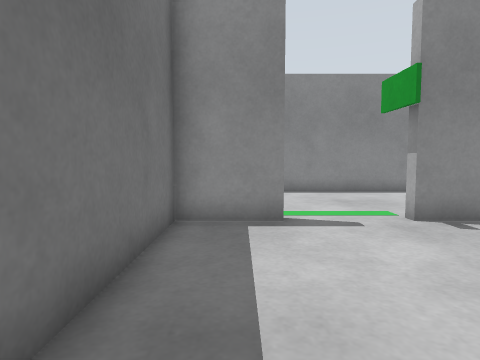
[1] (above)

17 first-person views from a walk through a Gazebo world. The camera is 0.72 m above the floor, tilts 4° down and sees 75° across. The floor is counted in squares, 0.5 m on a side. Each view is taken from the middle of a square. On the plan, view 1 faces up. The plan holds only what a view shows up to about 15 squares ahead; the rest is blank. The place goes on beyond the plan.

[2]
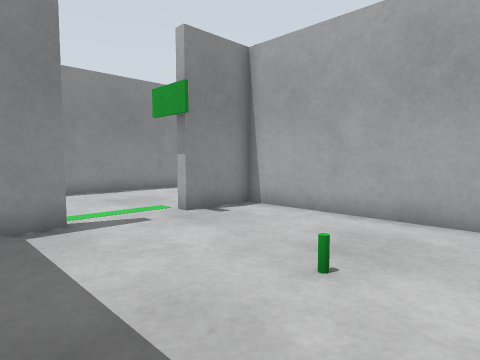

[3]
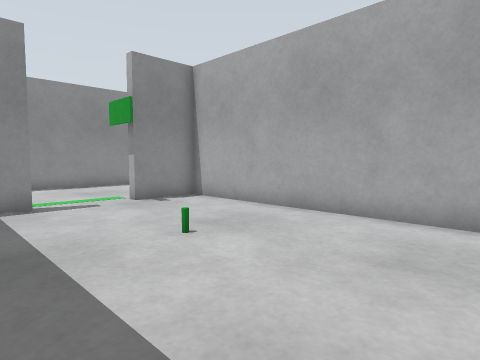

[4]
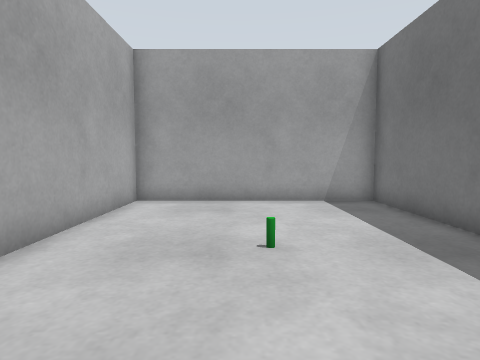

[5]
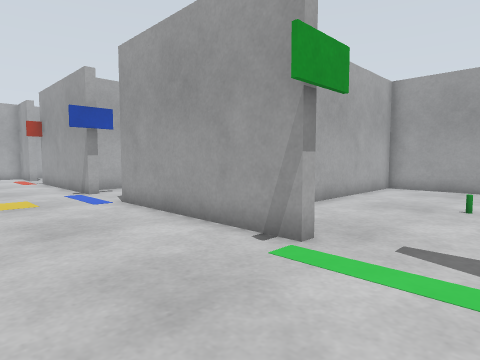

[6]
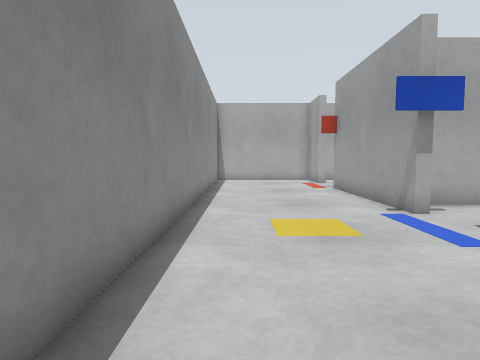

[7]
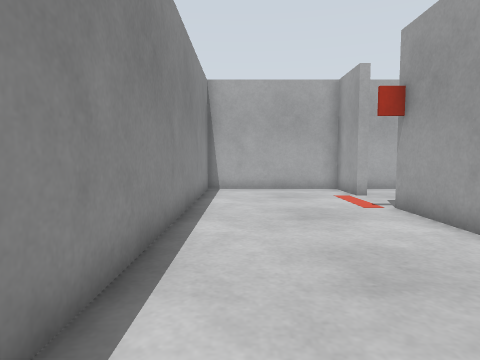

[8]
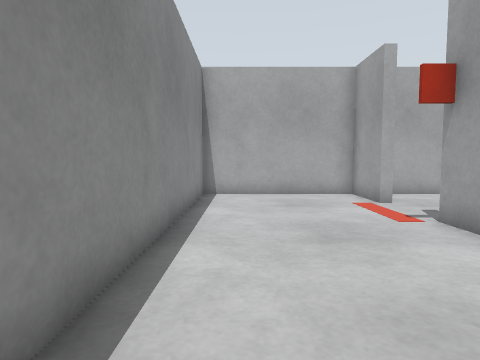

[9]
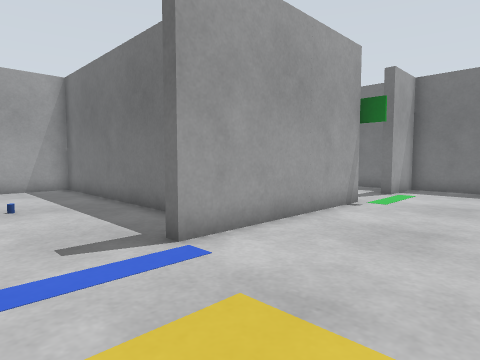

[10]
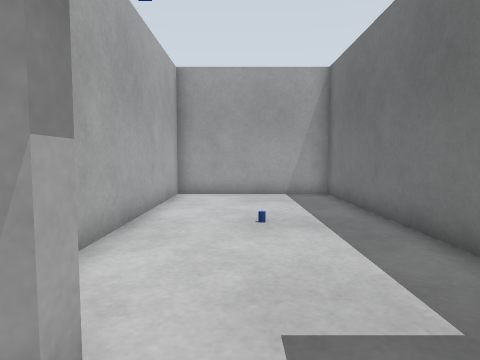

[11]
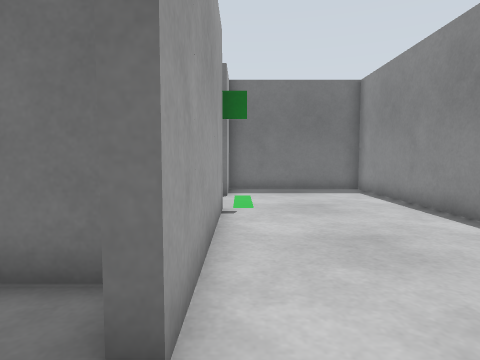

[12]
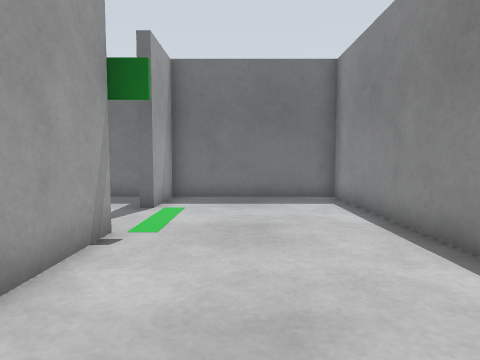

[13]
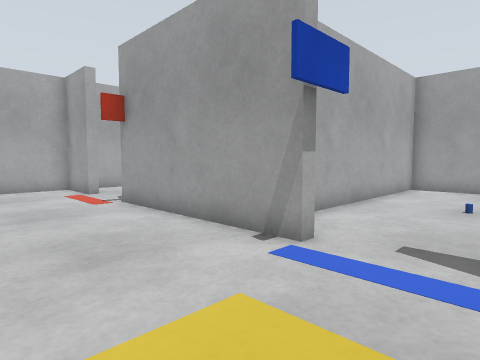

[14]
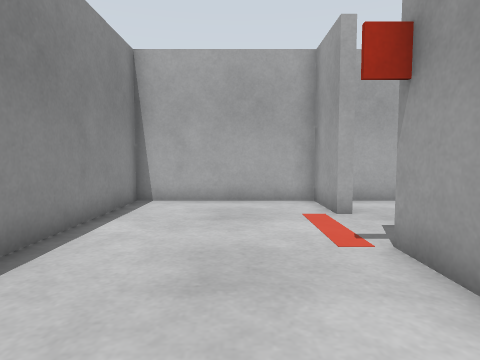

[15]
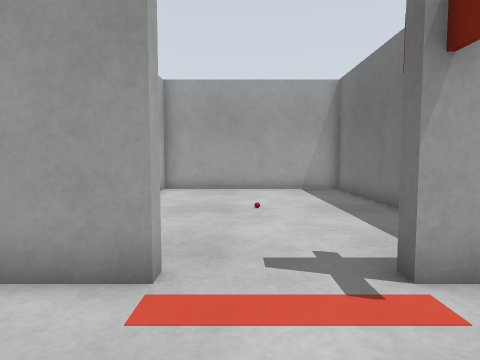

[16]
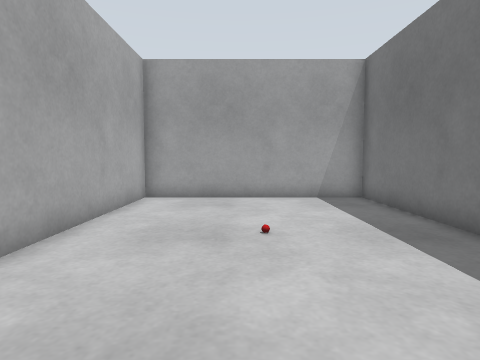

[17]
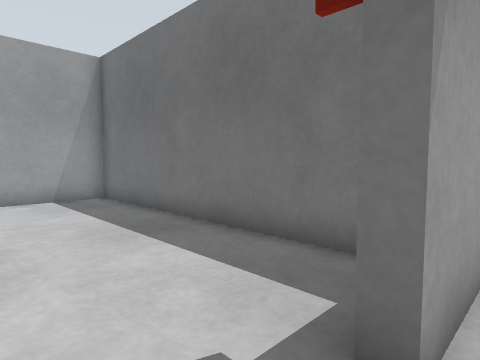

### Floor plan
Points are (right, up) in squares from view 1. A wall is a line through its corners. A room is listed if a view was taken in it or the views show most of it. See-through windows are left out.
Room 1 (views 1, 2, 3, 4)
walls: (1, 7.5) (1, 7.1) (-1.5, 7.1) (-1.5, -3.5) (6.5, -3.5) (6.5, 7.1) (4.4, 7.1)
ways out: opening at (3, 7) to room 2
objects: green cylinder (3, 2); sign (4, 7) to (4, 8)
Room 2 (views 5, 6, 7, 8, 9, 10, 11, 12, 13, 14, 15, 16, 17)
walls: (14.4, 7.5) (20.6, 7.5); (4.4, 7.5) (11, 7.5); (24, 7.5) (26.5, 7.5) (26.5, 13.5) (-1.5, 13.5) (-1.5, 7.5) (1, 7.5)
ways out: opening at (3, 7) to room 1; opening at (22.5, 7) to room 3; opening at (13, 7) to room 4
objects: sign (14, 7) to (14, 8); sign (21, 7) to (21, 8)
Room 3 (no view inside)
walls: (18.5, 6) (18.5, -3.5) (26.5, -3.5) (26.5, 6.2); (24, 7) (24, 7.5)
ways out: opening at (22.5, 7) to room 2
objects: other object (23, 2)
Room 4 (no view inside)
walls: (9.5, 6.5) (9.5, -3.5) (15.5, -3.5) (15.5, 6.6); (11, 7.5) (11, 7)
ways out: opening at (13, 7) to room 2
objects: other object (13, 2)

Where each view was taken, in squares from view 1:
view 1: 0 up, 0 right, facing up
view 2: 0 up, 1 left, facing up-right
view 3: 3 down, 1 left, facing up-right
view 4: 7 up, 3 right, facing down
view 5: 12 up, 1 right, facing down-right
view 6: 12 up, 6 right, facing right
view 7: 12 up, 12 right, facing right
view 8: 12 up, 14 right, facing right
view 9: 12 up, 14 right, facing down-left
view 10: 9 up, 13 right, facing down
view 11: 8 up, 13 right, facing left
view 12: 10 up, 10 right, facing left
view 13: 12 up, 11 right, facing down-right
view 14: 10 up, 16 right, facing right
view 15: 11 up, 23 right, facing down
view 16: 8 up, 23 right, facing down
view 17: 8 up, 23 right, facing down-left
